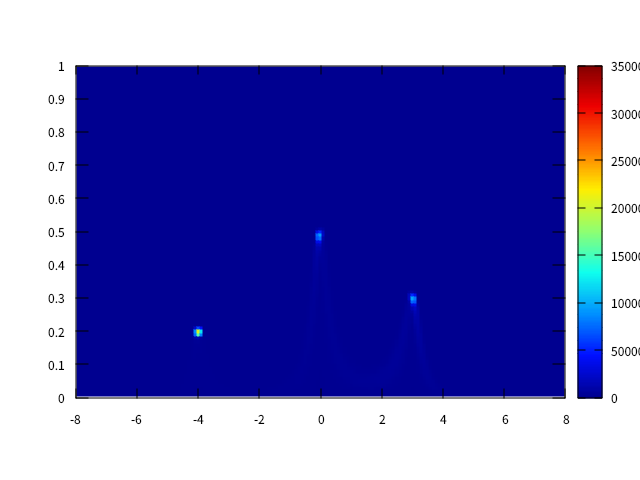

This chart was generated by the following gnuplot code:
#!/usr/bin/gnuplot -persist
#
#    
#    	G N U P L O T
#    	Version 5.2 patchlevel 2    last modified 2017-11-01 
#    
#    	Copyright (C) 1986-1993, 1998, 2004, 2007-2017
#    	Thomas Williams, Colin Kelley and many others
#    
#    	gnuplot home:     http://www.gnuplot.info
#    	faq, bugs, etc:   type "help FAQ"
#    	immediate help:   type "help"  (plot window: hit 'h')
# set terminal qt 0 font "Sans,9"
# set output
unset clip points
set clip one
unset clip two
set errorbars front 1.000000 
set border 31 front lt black linewidth 1.000 dashtype solid
set zdata 
set ydata 
set xdata 
set y2data 
set x2data 
set boxwidth
set style fill  empty border
set style rectangle back fc  bgnd fillstyle   solid 1.00 border lt -1
set style circle radius graph 0.02 
set style ellipse size graph 0.05, 0.03 angle 0 units xy
set dummy x, y
set format x "% h" 
set format y "% h" 
set format x2 "% h" 
set format y2 "% h" 
set format z "% h" 
set format cb "% h" 
set format r "% h" 
set ttics format "% h"
set timefmt "%d/%m/%y,%H:%M"
set angles radians
set tics back
unset grid
unset raxis
set theta counterclockwise right
set style parallel front  lt black linewidth 2.000 dashtype solid
set key title "" center
set key fixed right top vertical Right noreverse enhanced autotitle nobox
set key noinvert samplen 4 spacing 1 width 0 height 0 
set key maxcolumns 0 maxrows 0
set key noopaque
unset label
unset arrow
set style increment default
unset style line
unset style arrow
set style histogram clustered gap 2 title textcolor lt -1
unset object
set style textbox transparent margins  1.0,  1.0 border  lt -1 linewidth  1.0
set offsets 0, 0, 0, 0
set pointsize 1
set pointintervalbox 1
set encoding default
unset polar
unset parametric
unset decimalsign
unset micro
unset minussign
set view map scale 1
set rgbmax 255
set samples 100, 100
set isosamples 10, 10
set surface 
unset contour
set cntrlabel  format '%8.3g' font '' start 5 interval 20
set mapping cartesian
set datafile separator whitespace
unset hidden3d
set cntrparam order 4
set cntrparam linear
set cntrparam levels auto 5
set cntrparam points 5
set size ratio 0 1,1
set origin 0,0
set style data pm3d
set style function pm3d
unset xzeroaxis
unset yzeroaxis
unset zzeroaxis
unset x2zeroaxis
unset y2zeroaxis
set xyplane relative 0.5
set tics scale  1, 0.5, 1, 1, 1
set mxtics default
set mytics default
set mztics default
set mx2tics default
set my2tics default
set mcbtics default
set mrtics default
set nomttics
set xtics border in scale 1,0.5 mirror norotate  autojustify
set xtics  norangelimit autofreq 
set ytics border in scale 1,0.5 mirror norotate  autojustify
set ytics  norangelimit autofreq 
set ztics border in scale 1,0.5 nomirror norotate  autojustify
set ztics  norangelimit autofreq 
unset x2tics
unset y2tics
set cbtics border in scale 1,0.5 mirror norotate  autojustify
set cbtics  norangelimit autofreq 
set rtics axis in scale 1,0.5 nomirror norotate  autojustify
set rtics  norangelimit autofreq 
unset ttics
set title "" 
set title  font "" norotate
set timestamp bottom 
set timestamp "" 
set timestamp  font "" norotate
set trange [ * : * ] noreverse nowriteback
set urange [ * : * ] noreverse nowriteback
set vrange [ * : * ] noreverse nowriteback
set xlabel "" 
set xlabel  font "" textcolor lt -1 norotate
set x2label "" 
set x2label  font "" textcolor lt -1 norotate
set xrange [ * : * ] noreverse nowriteback
set x2range [ * : * ] noreverse nowriteback
set ylabel "" 
set ylabel  font "" textcolor lt -1 rotate
set y2label "" 
set y2label  font "" textcolor lt -1 rotate
set yrange [ * : * ] noreverse nowriteback
set y2range [ * : * ] noreverse nowriteback
set zlabel "" 
set zlabel  font "" textcolor lt -1 norotate
set zrange [ * : * ] noreverse nowriteback
set cblabel "" 
set cblabel  font "" textcolor lt -1 rotate
set cbrange [ * : * ] noreverse nowriteback
set rlabel "" 
set rlabel  font "" textcolor lt -1 norotate
set rrange [ * : * ] noreverse nowriteback
unset logscale
unset jitter
set zero 1e-08
set lmargin  -1
set bmargin  -1
set rmargin  -1
set tmargin  -1
set locale "ja_JP.UTF-8"
set pm3d explicit at b
set pm3d scansautomatic
set pm3d interpolate 1,1 flush begin noftriangles noborder corners2color mean
set pm3d nolighting
set palette positive nops_allcF maxcolors 0 gamma 1.5 color model RGB 
set palette defined ( 0 0 0 0.5647, 0.125 0 0.05882 1, 0.25 0 0.5647 1,\
     0.375 0.05882 1 0.9333, 0.5 0.5647 1 0.4392, 0.625 1 0.9333 0, 0.75 1 0.4392 0,\
     0.875 0.9333 0 0, 1 0.498 0 0 )
set colorbox default
set colorbox vertical origin screen 0.9, 0.2 size screen 0.05, 0.6 front  noinvert bdefault
set style boxplot candles range  1.50 outliers pt 7 separation 1 labels auto unsorted
set loadpath 
set fontpath 
set psdir
set fit brief errorvariables nocovariancevariables errorscaling prescale nowrap v5
GNUTERM = "qt"
## Last datafile plotted: "Histogram_4ND.dat"
splot "Histogram_4ND.dat"
#    EOF
